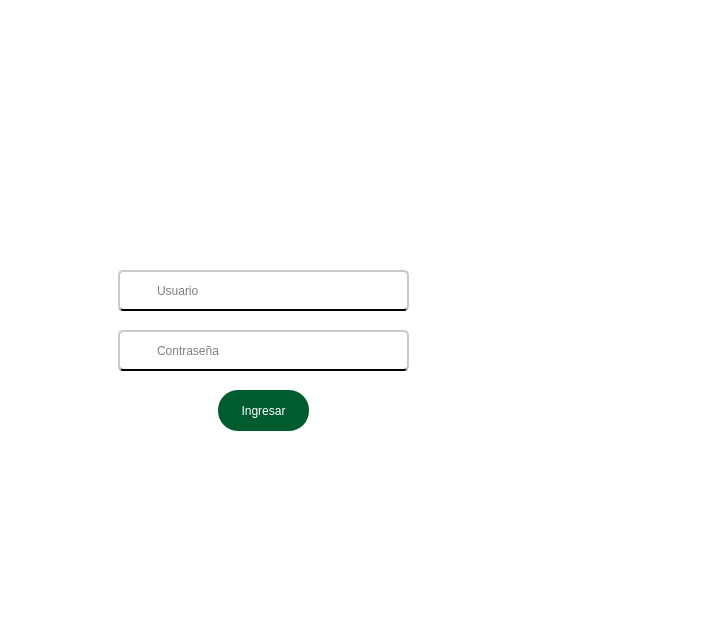
<?xml version="1.0" encoding="UTF-8"?>
<ui version="4.0">
 <class>Login</class>
 <widget class="QWidget" name="Login">
  <property name="geometry">
   <rect>
    <x>0</x>
    <y>0</y>
    <width>726</width>
    <height>640</height>
   </rect>
  </property>
  <property name="windowTitle">
   <string>Form</string>
  </property>
  <property name="styleSheet">
   <string notr="true">background-color: rgb(255, 255, 255);</string>
  </property>
  <layout class="QHBoxLayout" name="horizontalLayout">
   <item alignment="Qt::AlignHCenter|Qt::AlignVCenter">
    <widget class="QFrame" name="espacio_login">
     <property name="minimumSize">
      <size>
       <width>550</width>
       <height>300</height>
      </size>
     </property>
     <property name="maximumSize">
      <size>
       <width>550</width>
       <height>300</height>
      </size>
     </property>
     <property name="sizeIncrement">
      <size>
       <width>1</width>
       <height>0</height>
      </size>
     </property>
     <property name="styleSheet">
      <string notr="true">QFrame{

    background: qlineargradient(
        x1:0, y1:0, x2:1, y2:1,
        stop:0 #3fea87, stop:1 #00770e);

	border-radius:20px;
   


}</string>
     </property>
     <property name="frameShape">
      <enum>QFrame::StyledPanel</enum>
     </property>
     <property name="frameShadow">
      <enum>QFrame::Raised</enum>
     </property>
     <widget class="QLineEdit" name="input_contrasena">
      <property name="geometry">
       <rect>
        <x>30</x>
        <y>160</y>
        <width>291</width>
        <height>41</height>
       </rect>
      </property>
      <property name="styleSheet">
       <string notr="true">QLineEdit{
	
	background-color: rgb(255, 255, 255);
	font: 12pt &quot;Arial&quot;;
	border-radius:5px;
	padding-left: 35px;
	padding-top:1px;
	border-bottom:2px solid black  ;
	border-top: 2px solid rgb(202, 202, 202);
	border-left: 2px solid rgb(202, 202, 202);
	border-right: 2px solid rgb(202, 202, 202);

}

QLineEdit:focus{

	border: 2px solid rgb(17, 192, 255)



}</string>
      </property>
      <property name="text">
       <string/>
      </property>
      <property name="echoMode">
       <enum>QLineEdit::Password</enum>
      </property>
      <property name="placeholderText">
       <string>Contraseña</string>
      </property>
      <property name="cursorMoveStyle">
       <enum>Qt::VisualMoveStyle</enum>
      </property>
     </widget>
     <widget class="QLabel" name="titulo_login">
      <property name="geometry">
       <rect>
        <x>30</x>
        <y>50</y>
        <width>81</width>
        <height>41</height>
       </rect>
      </property>
      <property name="font">
       <font>
        <family>Arial</family>
        <pointsize>22</pointsize>
        <weight>75</weight>
        <bold>true</bold>
       </font>
      </property>
      <property name="styleSheet">
       <string notr="true">QLabel{
	
	
	color: rgb(255, 255, 255);
	background:transparent;
	

}</string>
      </property>
      <property name="text">
       <string>Login</string>
      </property>
      <property name="alignment">
       <set>Qt::AlignCenter</set>
      </property>
     </widget>
     <widget class="QLineEdit" name="input_usuario">
      <property name="geometry">
       <rect>
        <x>30</x>
        <y>100</y>
        <width>291</width>
        <height>41</height>
       </rect>
      </property>
      <property name="styleSheet">
       <string notr="true">QLineEdit{
	
	background-color: rgb(255, 255, 255);
	font: 12pt &quot;Arial&quot;;
	border-radius:5px;
	padding-left: 35px;
	padding-top:1px;
	border-bottom:2px solid black  ;
	border-top: 2px solid rgb(202, 202, 202);
	border-left: 2px solid rgb(202, 202, 202);
	border-right: 2px solid rgb(202, 202, 202);

}

QLineEdit:focus{

	border: 2px solid rgb(17, 192, 255)



}</string>
      </property>
      <property name="placeholderText">
       <string>Usuario</string>
      </property>
     </widget>
     <widget class="QPushButton" name="boton_ingresar">
      <property name="geometry">
       <rect>
        <x>130</x>
        <y>220</y>
        <width>91</width>
        <height>41</height>
       </rect>
      </property>
      <property name="cursor">
       <cursorShape>PointingHandCursor</cursorShape>
      </property>
      <property name="styleSheet">
       <string notr="true">QPushButton{

	background-color: #005c2f;
	font: 75 14pt &quot;Arial&quot;;
	color: rgb(255, 255, 255);
	border-radius:20px;

}

QPushButton:hover{

	
	background-color: rgb(0, 56, 10);

}</string>
      </property>
      <property name="text">
       <string>Ingresar</string>
      </property>
     </widget>
     <widget class="QLabel" name="icono_contrasena">
      <property name="geometry">
       <rect>
        <x>40</x>
        <y>170</y>
        <width>21</width>
        <height>21</height>
       </rect>
      </property>
      <property name="styleSheet">
       <string notr="true">background-color: rgb(255, 255, 255);
border-radius:10px;</string>
      </property>
      <property name="text">
       <string/>
      </property>
      <property name="pixmap">
       <pixmap>../../recursos_de_imagenes/iconos_de_interfaz/icono_contraseña.png</pixmap>
      </property>
      <property name="scaledContents">
       <bool>true</bool>
      </property>
     </widget>
     <widget class="QLabel" name="icono_usuario">
      <property name="geometry">
       <rect>
        <x>40</x>
        <y>110</y>
        <width>21</width>
        <height>21</height>
       </rect>
      </property>
      <property name="styleSheet">
       <string notr="true">background-color: rgb(255, 255, 255);
border-radius:10px;</string>
      </property>
      <property name="text">
       <string/>
      </property>
      <property name="pixmap">
       <pixmap>../../recursos_de_imagenes/iconos_de_interfaz/icono_de_usuario.png</pixmap>
      </property>
      <property name="scaledContents">
       <bool>true</bool>
      </property>
     </widget>
     <widget class="QPushButton" name="boton_ver_contrasena">
      <property name="geometry">
       <rect>
        <x>280</x>
        <y>170</y>
        <width>31</width>
        <height>21</height>
       </rect>
      </property>
      <property name="cursor">
       <cursorShape>PointingHandCursor</cursorShape>
      </property>
      <property name="styleSheet">
       <string notr="true">QPushButton{
	border: 0px;
	
	background-color: rgb(255, 255, 255);

}</string>
      </property>
      <property name="text">
       <string/>
      </property>
      <property name="icon">
       <iconset>
        <normaloff>../../recursos_de_imagenes/iconos_de_interfaz/ver_contraseña.png</normaloff>../../recursos_de_imagenes/iconos_de_interfaz/ver_contraseña.png</iconset>
      </property>
      <property name="iconSize">
       <size>
        <width>25</width>
        <height>25</height>
       </size>
      </property>
     </widget>
     <widget class="QLabel" name="logo_del_tela">
      <property name="geometry">
       <rect>
        <x>340</x>
        <y>60</y>
        <width>181</width>
        <height>171</height>
       </rect>
      </property>
      <property name="styleSheet">
       <string notr="true">background:transparent;</string>
      </property>
      <property name="text">
       <string/>
      </property>
      <property name="pixmap">
       <pixmap>../../recursos_de_imagenes/Tela.png</pixmap>
      </property>
      <property name="scaledContents">
       <bool>true</bool>
      </property>
     </widget>
    </widget>
   </item>
  </layout>
 </widget>
 <resources/>
 <connections/>
</ui>
